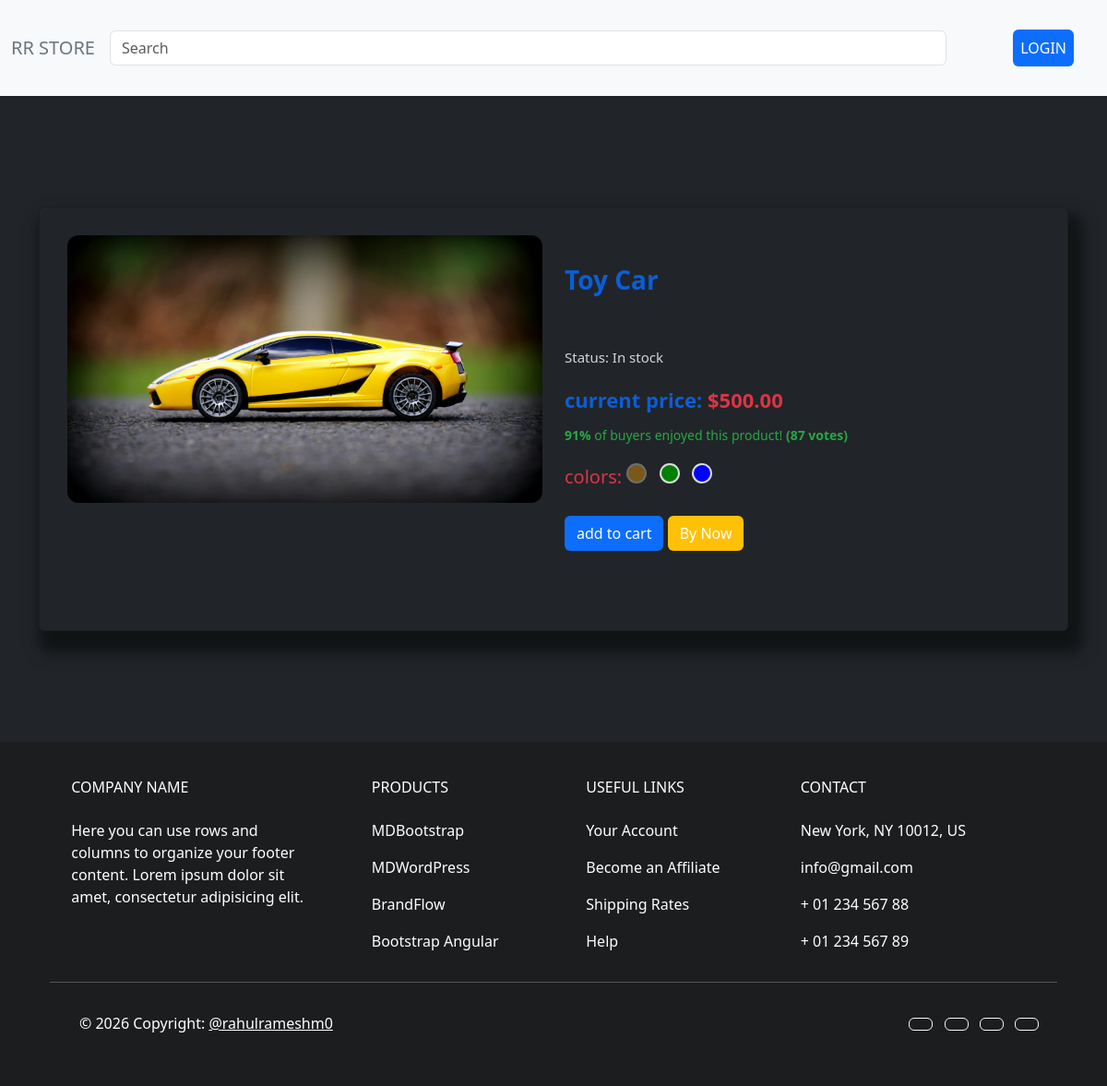
The page /product_details/6/ on the database its author committed.
### add_products/models.py (models this page shows, shortened)
class Products(models.Model):
    PRODUCT_STATUS = [
        ('in_stock', 'In Stock'),
        ('out_of_stock', 'OUT of Stock'),
    ]
    PRODUCT_TYPES = [
        ('electronics', 'Electronics'),
        ('grocery', 'Grocery'),
        ('clothing', 'Clothing'),
        ('fitness', 'Fitness'),
        ('toys', 'Toys')
    ]
    user = models.ForeignKey(User, on_delete=models.CASCADE)
    product_id = models.IntegerField(unique=True)
    quantity = models.CharField(max_length=150)
    status = models.CharField(max_length=20,choices=PRODUCT_STATUS)
    price = models.DecimalField(max_digits=10, decimal_places=2, default=0.00)
    product_types = models.CharField(max_length=20, choices=PRODUCT_TYPES)
    vendor_name = models.CharField(max_length=150, blank=False)
    image = models.ImageField(upload_to='products/',blank=True, null=True)

### user/views.py (the view)
# urls.py: path('product_details/<int:id>/', views.product_details, name='product_details'),
def product_details(request, id):
    product =  get_object_or_404(Products, id=id)
    return render(request, 'product-details.html', {'product': product})

### templates/product-details.html (shortened to what this page needs)
{% extends "user-dashboard.html" %}
{% load static %}
{% block content %}
<!DOCTYPE html>
<html lang="en">
  <head>
    <link rel="stylesheet" href="{% static 'css/product-details.css' %}?v=1">
    {% load bootstrap5 %}
    {% bootstrap_css %}
  </head>
  <body class="bg-dark text-primary">
      <div class="container">
          <div class="card bg-dark">
              <div class="container-fliud">
                  <div class="wrapper row">
                      <div class="preview col-md-6">
                          <div class="preview-pic tab-content">
                              <div class="tab-pane active" id="pic-1"><img src="{{product.image.url}}" class="img-fluid" alt="card-img"></div>
                            </div>
                        </div>
                        <div class="details col-md-6">
                            <h3 class="product-title">{{product.vendor_name}}</h3>
                            <div class="rating">
                                <div class="stars">
                                </div>
                            </div>
                            <p class="product-description text-secondory">Status: {{product.status}}</p>
                            <h4 class="price">current price: <span>${{product.price}}</span></h4>
                            <p class="vote"><strong>91%</strong> of buyers enjoyed this product! <strong>(87 votes)</strong></p>
                            <h5 class="colors">colors:
                                <span class="color orange not-available" data-toggle="tooltip" title="Not In store"></span>
                                <span class="color green"></span>
                                <span class="color blue"></span>
                            </h5>
                            <div class="action">
                                <form action="{% url 'add_to_cart' product.id %}" method="POST">
                                    <button class="add-to-cart btn btn-default" type="submit">add to cart</button>
                                    <button class="add-to-cart bg-warning btn btn-default" type="button">By Now</button>
                                </form>
                                <button class="like btn btn-default" type="button"></button>
                            </div>
                        </div>
                    </div>
                </div>
            </div>
        </div>
    </body>
    </html>
{% endblock content %}

### static/css/product-details.css (style rules this page uses)
body { background-color: #f8f9fa; font-family: "Segoe UI", Tahoma, Geneva, Verdana, sans-serif; }
.card { margin:120px auto; border: none; border-radius: 12px; box-shadow: 0.5rem 1rem 1rem 0.5rem rgba(0, 0, 0, 0.5); }
.wrapper { padding: 30px; }
.preview img { width: 100%; border-radius: 12px; object-fit: cover; }
.product-title { font-size: 28px; font-weight: 700; margin-bottom: 15px; color: #0b5ed7; }
.details { padding: 2rem; }
.rating { display: flex; align-items: center; margin-bottom: 15px; }
.product-description { font-size: 15px; line-height: 1.7; color: #d9d4d4 !important; margin-bottom: 20px; }
.price { font-size: 22px; font-weight: 600; margin-bottom: 15px; color: #0b5ed7; }
.price span { color: #dc3545; }
.vote { font-size: 14px; color: #28a745; margin-bottom: 20px; }
.colors { margin-top: 15px; color: #dc3545; }
.color { display: inline-block; width: 22px; height: 22px; border-radius: 50%; margin-right: 8px; cursor: pointer; border: 2px solid #ddd; }
.color.orange { background-color: orange; }
.color.green { background-color: green; }
.color.blue { background-color: blue; }
.not-available { opacity: 0.4; cursor: not-allowed; }
.action { margin-top: 30px; }
.add-to-cart { background-color: #0d6efd !important; color: #fff !important; padding: 10px 25px; border-radius: 8px; border: none; font-weight: 600; }
.like { background-color: #fff; border: 1px solid #ddd; margin-left: 10px; padding: 10px 15px; border-radius: 8px; }

### rows shown on the page
Products: image (picture), vendor_name "Toy Car", status "In stock", price "500.00"
